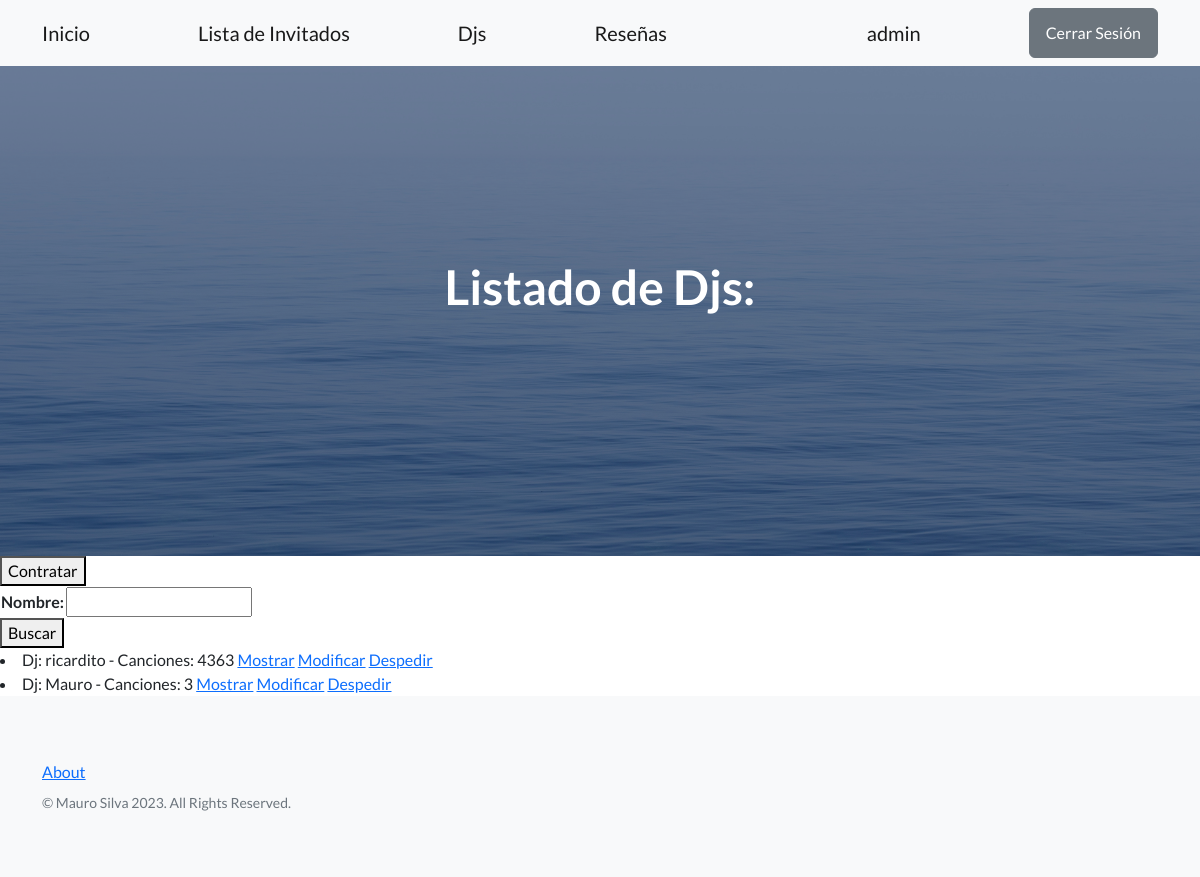
/djs (signed in), run on an earlier commit of the app's database.
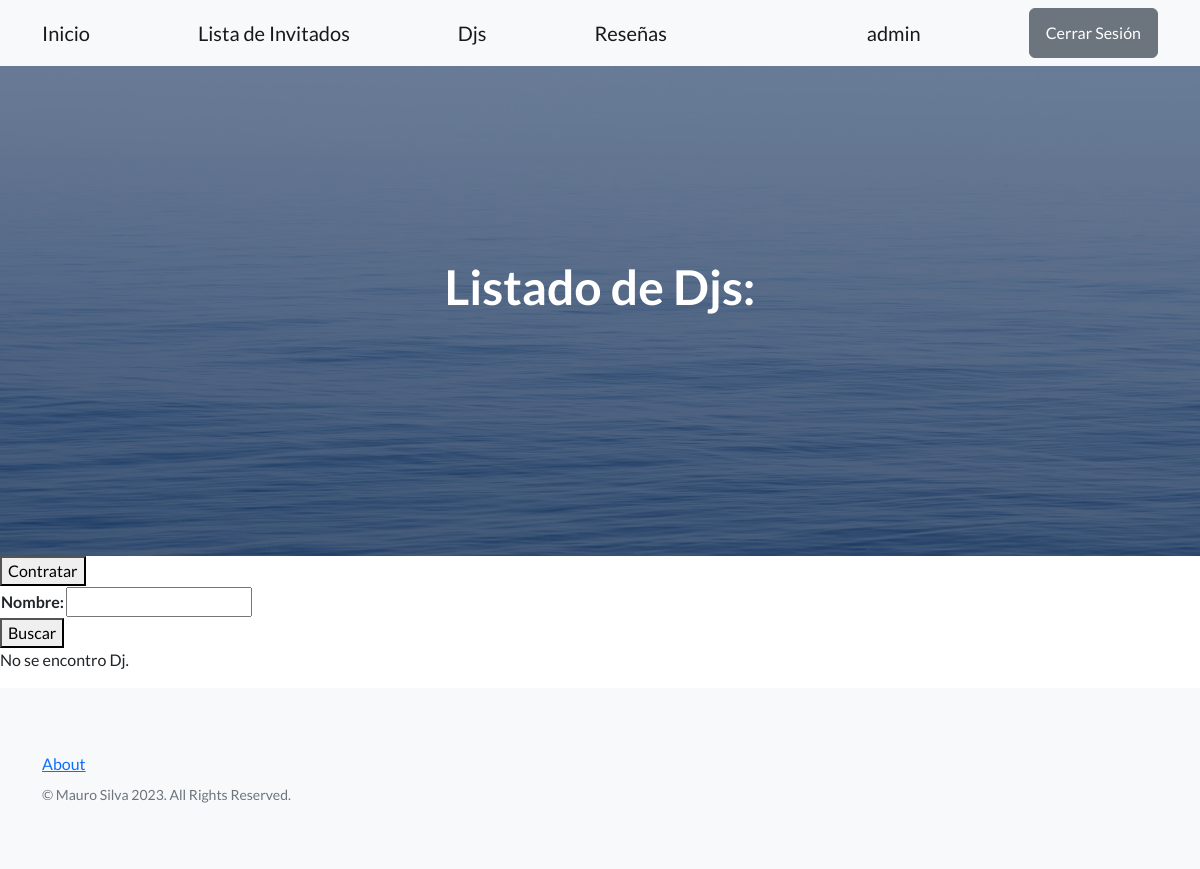
And on a later commit of the database.
### inicio/models.py (models this page shows)
class Dj(models.Model):
    nombre = models.CharField(max_length=20)
    canciones = models.IntegerField()
    descripcion = RichTextField(blank=True, null=True)
    fecha_de_presentacion = models.DateField(blank=True,null=True)
    imagen_dj = models.ImageField(blank=True, null=True, upload_to='img_djs')
    def __str__(self):
        return f'Dj: {self.nombre} - Canciones: {self.canciones}'

### inicio/views.py (the view)
# urls.py: path('djs', views.listar_djs, name='listar_djs'),
def listar_djs(request):
    formulario = BuscarDj(request.GET)
    if formulario.is_valid():
        nombre_a_buscar = formulario.cleaned_data.get('nombre', '')
        djs = Dj.objects.filter(nombre__icontains=nombre_a_buscar)
    formulario = BuscarDj()
    return render(request, 'inicio/listar_djs.html', {'formulario':formulario, 'djs':djs})

### inicio/form.py
class BuscarDj(forms.Form):
    nombre = forms.CharField(max_length=20, required=False)

### inicio/templates/inicio/listar_djs.html (shortened to what this page needs)
{% extends 'base.html' %}
{% block mensaje_inicio %}
Listado de Djs:
{% endblock mensaje_inicio %}
{% block contenido %}
<button><a class='navbar-brand' href= {% url 'inicio:contratar_dj' %}>Contratar</a></button>
<form action={% url 'inicio:listar_djs' %} method='get'>
    <table>
        {{formulario}}
    </table>
    <button>Buscar</button>
</form>
{% if djs %}
{% for dj in djs %}
<li>
    {{dj}}
    <a href={% url 'inicio:mostrar_dj' dj.id %}>Mostrar</a>
    <a href={% url 'inicio:mod_dj' dj.id %}>Modificar</a>
    <a href={% url 'inicio:despedir_dj' dj.id %}>Despedir</a>
</li>
{% endfor %}
{% else %}
<p>No se encontro Dj.</p>
{% endif %}
{% endblock contenido %}

### templates/base.html (shortened to what this page needs)
<!DOCTYPE html>
<html lang="en">
    {% load static %}
    <head>
        <link href="https://cdn.jsdelivr.net/npm/bootstrap-icons@1.5.0/font/bootstrap-icons.css" rel="stylesheet" type="text/css" />
        <link href= {% static 'css/styles.css' %} rel="stylesheet" />
    </head>
    <body>
        <nav class="navbar navbar-light bg-light static-top">
            <div class="container">
                <a class="navbar-brand" href={% url 'inicio:inicio' %}>Inicio</a>
                <a class="navbar-brand" href={% url 'inicio:listar_invitados' %}>Lista de Invitados</a>
                <a class="navbar-brand" href={% url 'inicio:listar_djs' %}>Djs</a>
                <a class="navbar-brand" href={% url 'usuario:resenias' %}>Reseñas</a>
                {% if request.user.is_authenticated %}
                <a class="navbar-brand" href={% url 'usuario:perfil' %}>{{request.user.username}}</a>
                <a class="btn btn-secondary" href={% url 'usuario:logout' %}>Cerrar Sesión</a>
                {% else %}
                <a class="btn btn-primary" href={% url 'usuario:login' %}>Iniciar Sesión</a>
                <a class="btn btn-primary" href={% url 'usuario:registro' %}>Registro</a>
                {% endif %}
            </div>
        </nav>
        {% block header %}
        <header class="masthead">
            <div class="container position-relative">
                <div class="row justify-content-center">
                    <div class="col-xl-6">
                        <div class="text-center text-white">
                            <h1 class="mb-5">
                                {% block mensaje_inicio %}{% endblock mensaje_inicio %}
                            </h1>
                        </div>
                    </div>
                </div>
            </div>
        </header>
        {% endblock header %}
        {% block contenido %}{% endblock contenido %}
        <footer class="footer bg-light">
            <div class="container">
                <div class="row">
                    <div class="col-lg-6 h-100 text-center text-lg-start my-auto">
                        <ul class="list-inline mb-2">
                            <li class="list-inline-item"><a href={% url 'inicio:about' %}>About</a></li>
                        </ul>
                        <p class="text-muted small mb-4 mb-lg-0">&copy; Mauro Silva 2023. All Rights Reserved.</p>
                    </div>
                </div>
            </div>
        </footer>
    </body>
</html>

What changed in the data, as far as the page shows it:
removed Dj: nombre+canciones "Dj: ricardito - Canciones: 4363"
removed Dj: nombre+canciones "Dj: Mauro - Canciones: 3"
Also different on the page:
text now shown: "No se encontro Dj."
